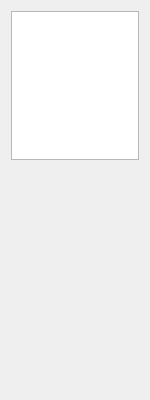
<?xml version="1.0" encoding="UTF-8"?>
<ui version="4.0">
 <class>CFrmTasksList</class>
 <widget class="QWidget" name="CFrmTasksList">
  <property name="geometry">
   <rect>
    <x>0</x>
    <y>0</y>
    <width>150</width>
    <height>400</height>
   </rect>
  </property>
  <property name="windowTitle">
   <string>Form</string>
  </property>
  <layout class="QGridLayout" name="gridLayout">
   <item row="0" column="0">
    <widget class="QListView" name="lvTasks">
     <property name="sizePolicy">
      <sizepolicy hsizetype="Preferred" vsizetype="Preferred">
       <horstretch>0</horstretch>
       <verstretch>2</verstretch>
      </sizepolicy>
     </property>
     <property name="editTriggers">
      <set>QAbstractItemView::NoEditTriggers</set>
     </property>
    </widget>
   </item>
   <item row="1" column="0">
    <widget class="CFrmTasks" name="tasks" native="true">
     <property name="sizePolicy">
      <sizepolicy hsizetype="Preferred" vsizetype="Preferred">
       <horstretch>0</horstretch>
       <verstretch>3</verstretch>
      </sizepolicy>
     </property>
    </widget>
   </item>
  </layout>
 </widget>
 <customwidgets>
  <customwidget>
   <class>CFrmTasks</class>
   <extends>QWidget</extends>
   <header>FrmTasks.h</header>
   <container>1</container>
  </customwidget>
 </customwidgets>
 <resources/>
 <connections/>
</ui>
